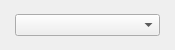
<?xml version="1.0" encoding="UTF-8"?>
<ui version="4.0">
 <class>glitch_object_random_arduino</class>
 <widget class="QWidget" name="glitch_object_random_arduino">
  <property name="geometry">
   <rect>
    <x>0</x>
    <y>0</y>
    <width>175</width>
    <height>50</height>
   </rect>
  </property>
  <property name="windowTitle">
   <string>Form</string>
  </property>
  <layout class="QHBoxLayout" name="horizontalLayout">
   <property name="spacing">
    <number>5</number>
   </property>
   <property name="leftMargin">
    <number>15</number>
   </property>
   <property name="topMargin">
    <number>5</number>
   </property>
   <property name="rightMargin">
    <number>15</number>
   </property>
   <property name="bottomMargin">
    <number>5</number>
   </property>
   <item>
    <widget class="QComboBox" name="function">
     <property name="currentText">
      <string notr="true"/>
     </property>
     <property name="sizeAdjustPolicy">
      <enum>QComboBox::AdjustToContents</enum>
     </property>
    </widget>
   </item>
  </layout>
 </widget>
 <tabstops>
  <tabstop>function</tabstop>
 </tabstops>
 <resources>
  <include location="../../Icons/icons.qrc"/>
 </resources>
 <connections/>
</ui>
